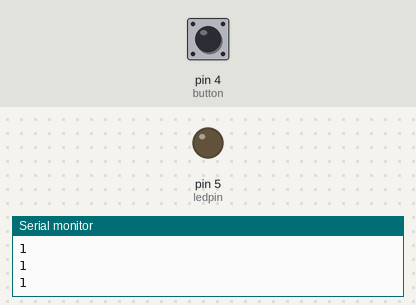
A sketch run on a simulated Arduino Uno, built with avr-gcc and run on an emulated ATmega328P. Shown: output pins drawn as LEDs (lit = HIGH), the last lines printed to the serial monitor. The inputs (shaded band) are chosen by the test bench; at power-on: pin 4 (button) HIGH.

Above: at 1.2 s.
1.3 s: pin 4 (button) pulled LOW for 0.25 s
At 1.5 s:
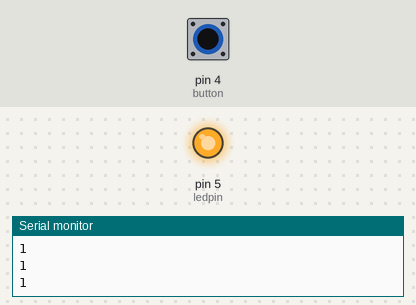
3.1 s: pin 4 (button) pulled LOW for 3.2 s
At 7.7 s:
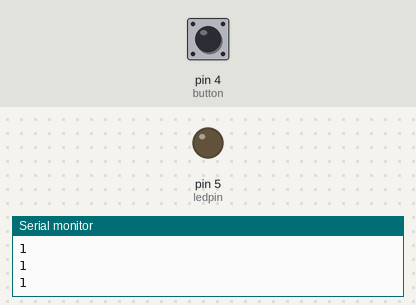
Timing chart, 0 to 9.2 s (numbered marks = the images above; inputs shaded):
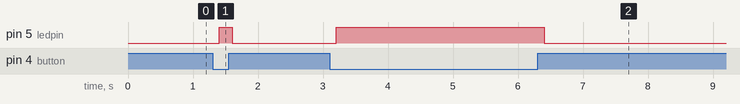

The sketch:

4.LED_with_Push_button.ino
```cpp
int ledpin = 5; // D1
int button = 4; //D2
int buttonState=0;
void setup() {
 pinMode(ledpin, OUTPUT);
 pinMode(button, INPUT);
 Serial.begin(9600); // to begin the monitor
}
void loop() {
 buttonState=digitalRead(button); // put your main code here, to run repeatedly:
 if (buttonState == 0)
 {
 digitalWrite(ledpin,HIGH );
 delay(200);
 Serial.println(buttonState);
 }
 if (buttonState==1)
 {
 digitalWrite(ledpin, LOW);
 delay(200);
 Serial.println(buttonState); // print the value in monitor
 }
}
```

Measured:
- after the input at 1.3 s, pin 5 (ledpin): LOW → HIGH after 0.10 s, → LOW 0.20 s later
- after the input at 3.1 s, pin 5 (ledpin): LOW → HIGH after 0.10 s, → LOW 3.2 s later
